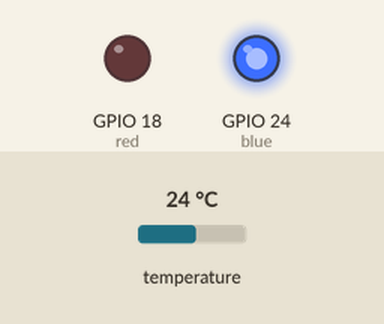
Simulated run of this program. Board: Raspberry Pi (BCM pin numbers). On the bench: output pins drawn as LEDs (lit = HIGH). The inputs (shaded band) are chosen by the test bench; at power-on: temperature 24 °C. Files the program writes start out absent; the clock reads 2024-03-15 10:24:30 at power-on unless the program sets it.

Above: at 1.2 s.
1.3 s: temperature set to 28 °C
At 3.7 s:
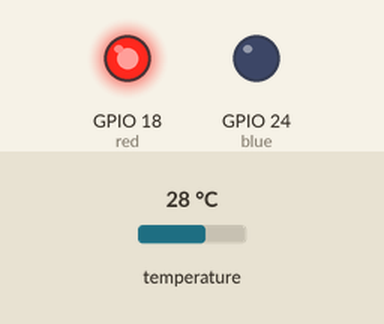
4.0 s: temperature set to 12 °C
At 4.6 s:
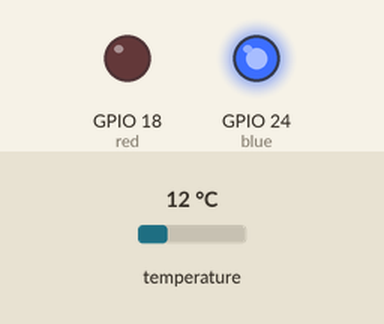
6.5 s: temperature set to 33 °C
At 8.4 s:
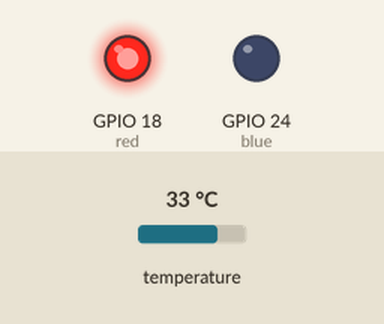
Timing chart, 0 to 9.9 s (numbered marks = the images above; inputs shaded):
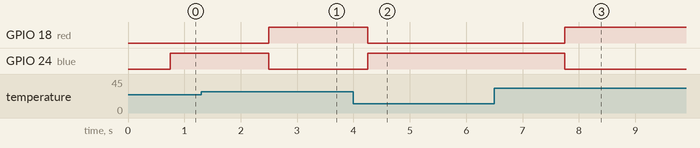

Measured:
- after the input at 1.3 s, GPIO 18 (red): LOW → HIGH after 1.2 s; GPIO 24 (blue): HIGH → LOW after 1.2 s
- after the input at 4.0 s, GPIO 18 (red): HIGH → LOW after 0.25 s; GPIO 24 (blue): LOW → HIGH after 0.25 s
- after the input at 6.5 s, GPIO 18 (red): LOW → HIGH after 1.3 s; GPIO 24 (blue): HIGH → LOW after 1.3 s

The program:

run.py
```python
from gpiozero import PWMLED
from w1thermsensor import W1ThermSensor
import time


def intround(x):
    return int(round(x))


red = PWMLED(18)
blue = PWMLED(24)
thermometer = W1ThermSensor()

lowest = 24
low = 25.5
high = 26.5
highest = 28

cold = lambda temp: 1 - (temp - lowest) / (low - lowest)
hot = lambda temp: (temp - high) / (highest - high)

wait = 10

output_file = "output.txt"

latest = time.time()
try:
    with open(output_file, "w") as outf:
        while True:
            current_time = time.time()
            temp = thermometer.get_temperature(W1ThermSensor.DEGREES_C)
            '''print(temp)'''
            if temp <= lowest:
                red.value = 0
                blue.value = 1
            elif lowest < temp <= low:
                red.value = 0
                blue.value = cold(temp)
            elif low < temp < high:
                red.value = 0
                blue.value = 0
            elif high <= temp < highest:
                blue.value = 0
                red.value = hot(temp)
            elif highest <= temp:
                blue.value = 0
                red.value = 1
            if current_time - latest >= 60:
                outf.write(f"{intround(current_time)} {intround(10*temp)}\n")
                latest = current_time
            time.sleep(1)
except KeyboardInterrupt:
    pass
```
